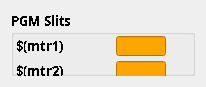
<?xml version="1.0" encoding="UTF-8"?>
<ui version="4.0">
 <class>Form</class>
 <widget class="QWidget" name="Form">
  <property name="geometry">
   <rect>
    <x>0</x>
    <y>0</y>
    <width>206</width>
    <height>87</height>
   </rect>
  </property>
  <property name="windowTitle">
   <string>Form</string>
  </property>
  <layout class="QGridLayout" name="gridLayout">
   <item row="2" column="1" rowspan="2">
    <widget class="QGroupBox" name="groupBox">
     <property name="font">
      <font>
       <family>Droid Arabic Kufi</family>
       <pointsize>10</pointsize>
       <weight>75</weight>
       <bold>true</bold>
       <stylestrategy>NoAntialias</stylestrategy>
       <kerning>false</kerning>
      </font>
     </property>
     <property name="autoFillBackground">
      <bool>false</bool>
     </property>
     <property name="styleSheet">
      <string notr="true"/>
     </property>
     <property name="title">
      <string>PGM Slits</string>
     </property>
     <widget class="LineInput" name="lineinput">
      <property name="geometry">
       <rect>
        <x>105</x>
        <y>50</y>
        <width>50</width>
        <height>20</height>
       </rect>
      </property>
      <property name="font">
       <font>
        <family>Droid Arabic Kufi</family>
        <weight>75</weight>
        <bold>true</bold>
       </font>
      </property>
      <property name="styleSheet">
       <string notr="true">background-color: orange</string>
      </property>
      <property name="alignment">
       <set>Qt::AlignCenter</set>
      </property>
      <property name="source" stdset="0">
       <string>$(mtr2).user_readback.value</string>
      </property>
      <property name="textUpdateCode" stdset="0">
       <cstring>from bsstudio.functions import widgetValue
ui = self.ui
if self.source != &quot;&quot;:
	txt = '{:3.1f}'.format( widgetValue( eval( self.source) ) ) 
	self.updateText(txt)
#	self.updateText(str(widgetValue(eval(self.source))))
</cstring>
      </property>
      <property name="destination" stdset="0">
       <string>$(mtr2).user_setpoint.value</string>
      </property>
     </widget>
     <widget class="BooleanLED" name="booleanled">
      <property name="geometry">
       <rect>
        <x>165</x>
        <y>55</y>
        <width>15</width>
        <height>15</height>
       </rect>
      </property>
      <property name="frameShadow">
       <enum>QFrame::Sunken</enum>
      </property>
      <property name="id" stdset="0">
       <number>19</number>
      </property>
      <property name="code" stdset="0">
       <cstring>from PyQt5.Qt import Qt
from bsstudio.functions import widgetValue
self.offColor = Qt.green
self.onColor = Qt.red
ui = self.ui
if self.source != &quot;&quot;:
	b = widgetValue(eval(self.source))
	self.setVal(b)
</cstring>
      </property>
      <property name="source" stdset="0">
       <string>$(mtr2).motor_is_moving.get()</string>
      </property>
     </widget>
     <widget class="QLabel" name="label">
      <property name="geometry">
       <rect>
        <x>5</x>
        <y>25</y>
        <width>120</width>
        <height>20</height>
       </rect>
      </property>
      <property name="text">
       <string>$(mtr1)</string>
      </property>
     </widget>
     <widget class="QLabel" name="label_2">
      <property name="geometry">
       <rect>
        <x>5</x>
        <y>50</y>
        <width>120</width>
        <height>20</height>
       </rect>
      </property>
      <property name="text">
       <string>$(mtr2)</string>
      </property>
     </widget>
     <widget class="LineInput" name="lineinput_2">
      <property name="geometry">
       <rect>
        <x>105</x>
        <y>25</y>
        <width>50</width>
        <height>20</height>
       </rect>
      </property>
      <property name="font">
       <font>
        <family>Droid Arabic Kufi</family>
        <weight>75</weight>
        <bold>true</bold>
       </font>
      </property>
      <property name="styleSheet">
       <string notr="true">background-color: orange</string>
      </property>
      <property name="alignment">
       <set>Qt::AlignCenter</set>
      </property>
      <property name="id" stdset="0">
       <number>21</number>
      </property>
      <property name="source" stdset="0">
       <string>$(mtr1).user_readback.value</string>
      </property>
      <property name="textUpdateCode" stdset="0">
       <cstring>from bsstudio.functions import widgetValue
ui = self.ui
if self.source != &quot;&quot;:
	txt = '{:3.1f}'.format( widgetValue( eval( self.source) ) ) 
	self.updateText(txt)
#	self.updateText(str(widgetValue(eval(self.source))))
</cstring>
      </property>
      <property name="destination" stdset="0">
       <string>$(mtr1).user_setpoint.value</string>
      </property>
     </widget>
     <widget class="BooleanLED" name="booleanled_2">
      <property name="geometry">
       <rect>
        <x>165</x>
        <y>30</y>
        <width>15</width>
        <height>15</height>
       </rect>
      </property>
      <property name="code" stdset="0">
       <cstring>from PyQt5.Qt import Qt
from bsstudio.functions import widgetValue
self.offColor = Qt.green
self.onColor = Qt.red
ui = self.ui
if self.source != &quot;&quot;:
	b = widgetValue(eval(self.source))
	self.setVal(b)
</cstring>
      </property>
      <property name="source" stdset="0">
       <string>$(mtr1).motor_is_moving.get()</string>
      </property>
     </widget>
    </widget>
   </item>
  </layout>
 </widget>
 <customwidgets>
  <customwidget>
   <class>LineInput</class>
   <extends>QLineEdit</extends>
   <header>bsstudio.widgets.lineinput</header>
  </customwidget>
  <customwidget>
   <class>BooleanLED</class>
   <extends>QFrame</extends>
   <header>bsstudio.widgets.booleanled</header>
  </customwidget>
 </customwidgets>
 <resources/>
 <connections/>
</ui>
